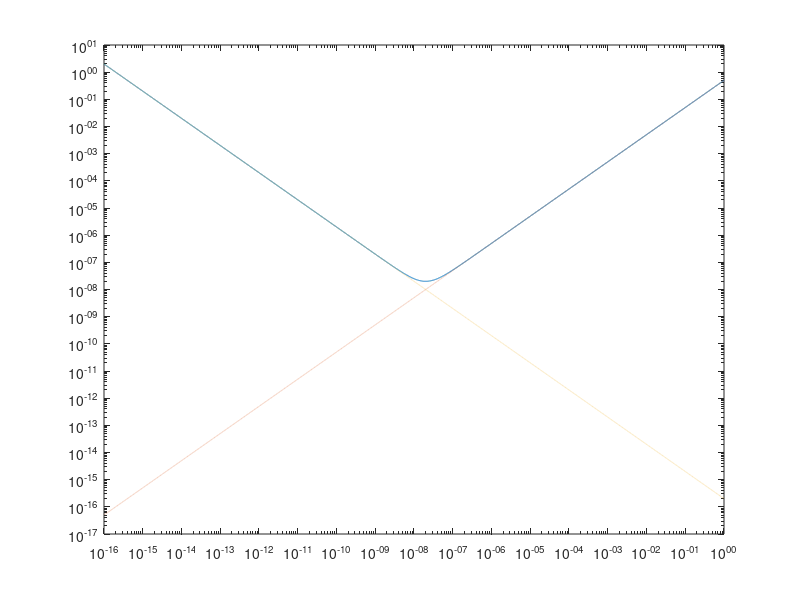

The MATLAB script that drew this image:
% x = linspace(-10,10,200);
% y = cos(x);
% plot(x,y)

M = 1;
epsilon = 10^(-16);
x = logspace(-16, 0, 10000);
y = x ./ 2 + (2*epsilon) ./ x;
z = x ./ 2;
w = (2*epsilon) ./ x;
loglog(x, y,'-', x, z,':', x, w,':');

saveas(gcf,'Barchart.png')